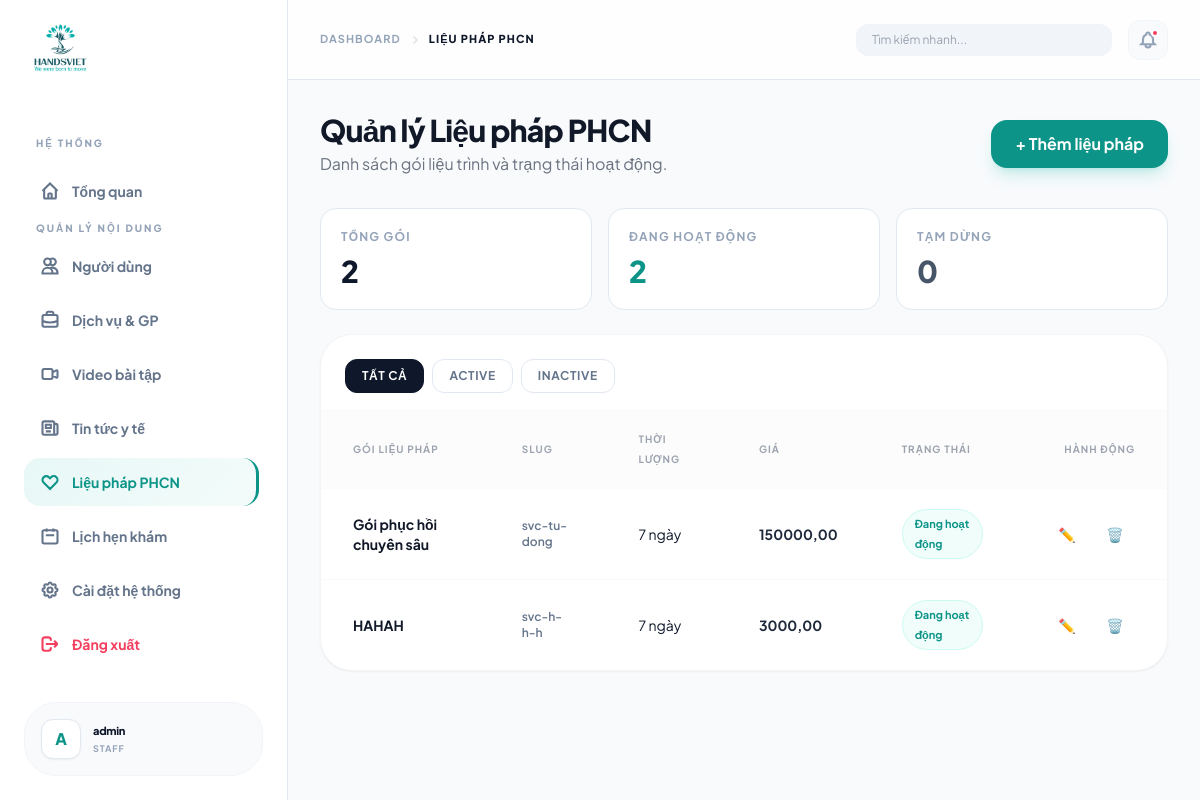
The app's page /hansviet_admin/therapies/ (signed in) with its own data.
### hansviet_admin/models.py (models this page shows, shortened)
class Package(models.Model):
    name = models.CharField(max_length=255)
    slug = models.SlugField(unique=True)
    description = models.TextField(blank=True)
    duration_days = models.PositiveIntegerField()
    price = models.DecimalField(max_digits=12, decimal_places=2)
    is_active = models.BooleanField(default=True)
    class Meta:
        verbose_name = "Package"
        verbose_name_plural = "Packages"
        ordering = ["name"]

### hansviet_admin/views.py (the view)
# urls.py: path("therapies/", views.therapy_list, name="therapy_list"),
@staff_required
def therapy_list(request):
    status_filter = request.GET.get("status")
    packages_qs = Package.objects.all()
    if status_filter == "active":
        packages_qs = packages_qs.filter(is_active=True)
    elif status_filter == "inactive":
        packages_qs = packages_qs.filter(is_active=False)
    packages = list(packages_qs.order_by("name"))
    return render(
        request,
        "dashboard/therapies/list.html",
        {
            "packages": packages,
            "current_status": status_filter or "",
            "total_packages": Package.objects.count(),
            "total_active": Package.objects.filter(is_active=True).count(),
            "total_inactive": Package.objects.filter(is_active=False).count(),
        },
    )

### hansviet_admin/templates/dashboard/therapies/list.html (shortened to what this page needs)
{% extends 'dashboard/base.html' %}
{% block breadcrumbs %}
<span class="text-slate-900 font-extrabold">Liệu pháp PHCN</span>
{% endblock %}
{% block content %}
<div class="flex flex-col md:flex-row md:items-center justify-between gap-4 mb-8">
    <div>
        <h1 class="text-3xl font-extrabold text-gray-900 tracking-tight">Quản lý Liệu pháp PHCN</h1>
        <p class="text-gray-500 mt-1">Danh sách gói liệu trình và trạng thái hoạt động.</p>
    </div>
    <a href="{% url 'dashboard:therapy_create' %}"
        class="bg-teal-600 hover:bg-teal-700 text-white px-6 py-3 rounded-2xl font-bold shadow-lg shadow-teal-500/20 transition-all">
        + Thêm liệu pháp
    </a>
</div>
<div class="grid grid-cols-1 md:grid-cols-3 gap-4 mb-6">
    <div class="bg-white rounded-2xl border border-slate-200 p-5">
        <p class="text-xs uppercase tracking-widest text-slate-400 font-bold">Tổng gói</p>
        <p class="text-3xl font-black text-slate-900 mt-2">{{ total_packages }}</p>
    </div>
    <div class="bg-white rounded-2xl border border-slate-200 p-5">
        <p class="text-xs uppercase tracking-widest text-slate-400 font-bold">Đang hoạt động</p>
        <p class="text-3xl font-black text-teal-600 mt-2">{{ total_active }}</p>
    </div>
    <div class="bg-white rounded-2xl border border-slate-200 p-5">
        <p class="text-xs uppercase tracking-widest text-slate-400 font-bold">Tạm dừng</p>
        <p class="text-3xl font-black text-slate-600 mt-2">{{ total_inactive }}</p>
    </div>
</div>
<div class="bg-white rounded-[2rem] shadow-sm border border-gray-100 overflow-hidden">
    <div class="px-6 pt-6 flex flex-wrap gap-2">
        <a href="{% url 'dashboard:therapy_list' %}" class="px-4 py-2 rounded-xl border text-xs font-bold uppercase tracking-wider {% if not current_status %}bg-slate-900 text-white border-slate-900{% else %}border-slate-200 text-slate-500 hover:text-slate-800{% endif %}">Tất cả</a>
        <a href="{% url 'dashboard:therapy_list' %}?status=active" class="px-4 py-2 rounded-xl border text-xs font-bold uppercase tracking-wider {% if current_status == 'active' %}bg-teal-600 text-white border-teal-600{% else %}border-slate-200 text-slate-500 hover:text-slate-800{% endif %}">Active</a>
        <a href="{% url 'dashboard:therapy_list' %}?status=inactive" class="px-4 py-2 rounded-xl border text-xs font-bold uppercase tracking-wider {% if current_status == 'inactive' %}bg-slate-600 text-white border-slate-600{% else %}border-slate-200 text-slate-500 hover:text-slate-800{% endif %}">Inactive</a>
    </div>
    <div class="overflow-x-auto text-sm mt-4">
        <table class="w-full text-left">
            <thead>
                <tr class="bg-gray-50/50">
                    <th class="px-8 py-5 font-bold text-gray-400 uppercase tracking-widest text-[10px]">Gói liệu pháp</th>
                    <th class="px-8 py-5 font-bold text-gray-400 uppercase tracking-widest text-[10px]">Slug</th>
                    <th class="px-8 py-5 font-bold text-gray-400 uppercase tracking-widest text-[10px]">Thời lượng</th>
                    <th class="px-8 py-5 font-bold text-gray-400 uppercase tracking-widest text-[10px]">Giá</th>
                    <th class="px-8 py-5 font-bold text-gray-400 uppercase tracking-widest text-[10px]">Trạng thái</th>
                    <th class="px-8 py-5 font-bold text-gray-400 uppercase tracking-widest text-[10px] text-right">Hành động</th>
                </tr>
            </thead>
            <tbody class="divide-y divide-gray-50">
                {% for package in packages %}
                <tr class="hover:bg-gray-50/40 transition-colors">
                    <td class="px-8 py-5">
                        <div class="font-bold text-gray-900">{{ package.name }}</div>
                    </td>
                    <td class="px-8 py-5 text-xs text-slate-500 font-semibold">{{ package.slug }}</td>
                    <td class="px-8 py-5">{{ package.duration_days }} ngày</td>
                    <td class="px-8 py-5 font-bold text-slate-800">{{ package.price }}</td>
                    <td class="px-8 py-5">
                        {% if package.is_active %}
                        <span class="inline-flex px-3 py-1 rounded-full text-[11px] font-bold bg-teal-50 text-teal-600 border border-teal-100">Đang hoạt động</span>
                        {% else %}
                        <span class="inline-flex px-3 py-1 rounded-full text-[11px] font-bold bg-slate-100 text-slate-500 border border-slate-200">Tạm dừng</span>
                        {% endif %}
                    </td>
                    <td class="px-8 py-5 text-right">
                        <div class="flex items-center justify-end gap-2">
                            <a href="{% url 'dashboard:therapy_edit' package.pk %}" class="w-10 h-10 flex items-center justify-center text-gray-400 hover:text-blue-600 rounded-xl transition-all">✏️</a>
                            <a href="{% url 'dashboard:therapy_delete' package.pk %}" class="w-10 h-10 flex items-center justify-center text-gray-400 hover:text-red-500 rounded-xl transition-all">🗑️</a>
                        </div>
                    </td>
                </tr>
                {% empty %}
                <tr>
                    <td colspan="6" class="px-8 py-16 text-center text-slate-400 font-medium">Chưa có gói liệu pháp nào.</td>
                </tr>
                {% endfor %}
            </tbody>
        </table>
    </div>
</div>
{% endblock %}

### hansviet_admin/templates/dashboard/base.html (shortened to what this page needs)
{% load static %}
<!DOCTYPE html>
<html lang="vi">
<head>
    <script src="https://cdn.tailwindcss.com"></script>
</head>
<body class="min-h-screen bg-[#f8fafc] text-slate-900 overflow-x-hidden">
    <aside
        class="fixed left-0 top-0 h-full w-72 bg-white border-r border-slate-200 z-[60] transition-all duration-300 transform md:translate-x-0 -translate-x-full"
        id="sidebar">
        <div class="h-full flex flex-col p-6">
            <div class="flex items-center gap-3 mb-10 px-2">
                <img src="{% static 'images/HandsVietLogo.png' %}" alt="HandsViet Logo"
                    class="h-12 w-auto object-contain">
            </div>
            <nav class="flex-1 space-y-1.5 overflow-y-auto pr-1">
                <p class="text-[10px] font-black text-slate-400 uppercase tracking-[0.2em] px-3 mb-4 mt-6">Hệ thống</p>
                <a href="{% url 'dashboard:home' %}"
                    class="flex items-center gap-3 px-4 py-3.5 rounded-2xl text-sm font-bold transition-all group {% if request.resolver_match.url_name == 'home' %}sidebar-active{% else %}text-slate-500 hover:bg-slate-50 hover:text-slate-800{% endif %}">
                    <svg class="w-5 h-5" fill="none" stroke="currentColor" viewBox="0 0 24 24">
                        <path
                            d="M3 12l2-2m0 0l7-7 7 7M5 10v10a1 1 0 001 1h3m10-11l2 2m-2-2v10a1 1 0 01-1 1h-3m-6 0a1 1 0 001-1v-4a1 1 0 011-1h2a1 1 0 011 1v4a1 1 0 001 1m-6 0h6"
                            stroke-width="2.5"></path>
                    </svg>
                    Tổng quan
                </a>
                <p class="text-[10px] font-black text-slate-400 uppercase tracking-[0.2em] px-3 mb-4 mt-8">Quản lý nội
                    dung</p>
                <a href="{% url 'dashboard:user_list' %}"
                    class="flex items-center gap-3 px-4 py-3.5 rounded-2xl text-sm font-bold transition-all group {% if 'users' in request.path %}sidebar-active{% else %}text-slate-500 hover:bg-slate-50 hover:text-slate-800{% endif %}">
                    <svg class="w-5 h-5" fill="none" stroke="currentColor" viewBox="0 0 24 24">
                        <path
                            d="M12 4.354a4 4 0 110 5.292M15 21H3v-1a6 6 0 0112 0v1zm0 0h6v-1a6 6 0 00-9-5.197M13 7a4 4 0 11-8 0 4 4 0 018 0z"
                            stroke-width="2.5"></path>
                    </svg>
                    Người dùng
                </a>
                <a href="{% url 'dashboard:service_list' %}"
                    class="flex items-center gap-3 px-4 py-3.5 rounded-2xl text-sm font-bold transition-all group {% if 'services' in request.path or 'categories' in request.path %}sidebar-active{% else %}text-slate-500 hover:bg-slate-50 hover:text-slate-800{% endif %}">
                    <svg class="w-5 h-5" fill="none" stroke="currentColor" viewBox="0 0 24 24">
                        <path
                            d="M21 13.255A23.931 23.931 0 0112 15c-3.183 0-6.22-.62-9-1.745M16 6V4a2 2 0 00-2-2h-4a2 2 0 00-2 2v2m4 6h.01M5 20h14a2 2 0 002-2V8a2 2 0 00-2-2H5a2 2 0 00-2 2v10a2 2 0 002 2z"
                            stroke-width="2.5"></path>
                    </svg>
                    Dịch vụ & GP
                </a>
                <a href="{% url 'dashboard:video_list' %}"
                    class="flex items-center gap-3 px-4 py-3.5 rounded-2xl text-sm font-bold transition-all {% if 'videos' in request.path %}sidebar-active{% else %}text-slate-500 hover:bg-slate-50 hover:text-slate-800{% endif %}">
                    <svg class="w-5 h-5" fill="none" stroke="currentColor" viewBox="0 0 24 24">
                        <path
                            d="M15 10l4.553-2.276A1 1 0 0121 8.618v6.764a1 1 0 01-1.447.894L15 14M5 18h8a2 2 0 002-2V8a2 2 0 00-2-2H5a2 2 0 00-2 2v8a2 2 0 002 2z"
                            stroke-width="2.5"></path>
                    </svg>
                    Video bài tập
                </a>
                <a href="{% url 'dashboard:news_list' %}"
                    class="flex items-center gap-3 px-4 py-3.5 rounded-2xl text-sm font-bold text-slate-500 hover:bg-slate-50 hover:text-slate-800 transition-all {% if 'news' in request.path %}sidebar-active{% endif %}">
                    <svg class="w-5 h-5" fill="none" stroke="currentColor" viewBox="0 0 24 24">
                        <path
                            d="M19 20H5a2 2 0 01-2-2V6a2 2 0 012-2h10a2 2 0 012 2v1m2 13a2 2 0 01-2-2V7m2 13a2 2 0 002-2V9a2 2 0 00-2-2h-2m-4-3H9M7 16h6M7 8h6v4H7V8z"
                            stroke-width="2.5"></path>
                    </svg>
                    Tin tức y tế
                </a>
                <a href="{% url 'dashboard:therapy_list' %}"
                    class="flex items-center gap-3 px-4 py-3.5 rounded-2xl text-sm font-bold transition-all {% if 'therapies' in request.path %}sidebar-active{% else %}text-slate-500 hover:bg-slate-50 hover:text-slate-800{% endif %}">
                    <svg class="w-5 h-5" fill="none" stroke="currentColor" viewBox="0 0 24 24">
                        <path
                            d="M4.318 6.318a4.5 4.5 0 000 6.364L12 20.364l7.682-7.682a4.5 4.5 0 00-6.364-6.364L12 7.636l-1.318-1.318a4.5 4.5 0 00-6.364 0z"
                            stroke-width="2.5"></path>
                    </svg>
                    Liệu pháp PHCN
                </a>
                <a href="{% url 'dashboard:booking_list' %}"
                    class="flex items-center gap-3 px-4 py-3.5 rounded-2xl text-sm font-bold transition-all {% if 'bookings' in request.path %}sidebar-active{% else %}text-slate-500 hover:bg-slate-50 hover:text-slate-800{% endif %}">
                    <svg class="w-5 h-5" fill="none" stroke="currentColor" viewBox="0 0 24 24">
                        <path
                            d="M8 7V3m8 4V3m-9 8h10M5 21h14a2 2 0 002-2V7a2 2 0 00-2-2H5a2 2 0 00-2 2v12a2 2 0 002 2z"
                            stroke-width="2.5"></path>
                    </svg>
                    Lịch hẹn khám
                </a>
                <a href="{% url 'dashboard:home' %}"
                    class="flex items-center gap-3 px-4 py-3.5 rounded-2xl text-sm font-bold text-slate-500 hover:bg-slate-50 hover:text-slate-800 transition-all">
                    Cài đặt hệ thống
                </a>
                <a href="{% url 'dashboard:logout' %}"
                    class="flex items-center gap-3 px-4 py-3.5 rounded-2xl text-sm font-bold text-rose-500 hover:bg-rose-50 transition-all">
                    <svg class="w-5 h-5" fill="none" stroke="currentColor" viewBox="0 0 24 24">
                        <path
                            d="M17 16l4-4m0 0l-4-4m4 4H7m6 4v1a3 3 0 01-3 3H6a3 3 0 01-3-3V7a3 3 0 013-3h4a3 3 0 013 3v1"
                            stroke-width="2.5"></path>
                    </svg>
                    Đăng xuất
                </a>
            </nav>
            <div class="mt-auto bg-slate-50 rounded-[2rem] p-4 flex items-center gap-3 border border-slate-100">
                <div
                    class="w-10 h-10 bg-white rounded-xl shadow-sm border border-slate-200 flex items-center justify-center font-black text-teal-600">
                    {{ request.user.username|slice:":1"|upper }}
                </div>
                <div class="flex-1 overflow-hidden">
                    <div class="text-[11px] font-black text-slate-900 truncate tracking-tight">{{ request.user.username}}</div>
                    <div class="text-[9px] font-bold text-slate-400 uppercase tracking-widest mt-0.5 truncate">{{request.user.role|default:"Staff" }}</div>
                </div>
            </div>
        </div>
    </aside>
    <main class="md:ml-72 min-h-screen transition-all duration-300">
        <header
            class="sticky top-0 h-20 bg-white/80 backdrop-blur-md border-b border-slate-200 px-8 flex items-center justify-between z-50">
            <div class="flex items-center gap-4">
                <div
                    class="hidden sm:flex items-center gap-2 text-[11px] font-bold text-slate-400 uppercase tracking-widest">
                    <span>Dashboard</span>
                    <svg class="w-3 h-3 opacity-30" fill="none" stroke="currentColor" viewBox="0 0 24 24">
                        <path d="M9 5l7 7-7 7" stroke-width="3"></path>
                    </svg>
                    {% block breadcrumbs %}{% endblock %}
                </div>
            </div>
            <div class="flex items-center gap-4">
                <div class="relative group hidden md:block">
                    <input type="text" placeholder="Tìm kiếm nhanh..."
                        class="bg-slate-100 border-none rounded-xl px-4 py-2 text-xs w-64 focus:ring-2 focus:ring-teal-500/20 transition-all">
                </div>
                <div
                    class="w-10 h-10 rounded-xl bg-slate-50 flex items-center justify-center text-slate-400 hover:text-teal-600 transition-colors cursor-pointer border border-slate-100 relative">
                    <svg class="w-5 h-5" fill="none" stroke="currentColor" viewBox="0 0 24 24">
                        <path
                            d="M15 17h5l-1.405-1.405A2.032 2.032 0 0118 14.158V11a6.002 6.002 0 00-4-5.659V5a2 2 0 10-4 0v.341C7.67 6.165 6 8.388 6 11v3.159c0 .538-.214 1.055-.595 1.436L4 17h5m6 0v1a3 3 0 11-6 0v-1m6 0H9"
                            stroke-width="2.5"></path>
                    </svg>
                    <span class="absolute top-2 right-2 w-2 h-2 bg-rose-500 rounded-full border-2 border-white"></span>
                </div>
            </div>
        </header>
        <div class="p-8 max-w-7xl mx-auto">
            {% block content %}{% endblock %}
        </div>
    </main>
</body>
</html>

### records on screen
Package: name "Gói phục hồi chuyên sâu", slug "svc-tu-dong", duration_days "7", price "150000,00", is_active "Đang hoạt động"
Package: name "HAHAH", slug "svc-h-h-h", duration_days "7", price "3000,00", is_active "Đang hoạt động"

### other values on screen
{{ request.user.username|slice:":1"|upper }} "A"
{{ request.user.username }} "admin"
{{ request.user.role|default:"Staff" }} "STAFF"
{{ total_packages }} "2"
{{ total_active }} "2"
{{ total_inactive }} "0"
